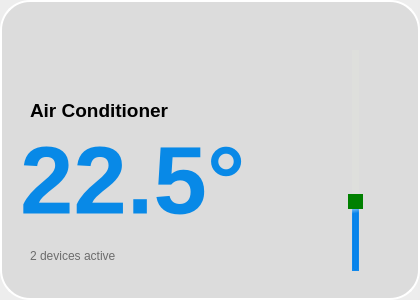
    <widget class="QFrame" name="frame_4">
     <property name="geometry">
      <rect>
       <x>420</x>
       <y>130</y>
       <width>420</width>
       <height>300</height>
      </rect>
     </property>
     <property name="styleSheet">
      <string notr="true">QFrame{
background-color: qlineargradient(spread:pad, x1:0.98, y1:0.471364, x2:1, y2:0.472, stop:1 rgba(0, 0, 0, 18));
border-style: outset;
border-color:#FFF;
border-width:2px;
border-radius:30px;

}</string>
     </property>
     <property name="frameShape">
      <enum>QFrame::StyledPanel</enum>
     </property>
     <property name="frameShadow">
      <enum>QFrame::Raised</enum>
     </property>
     <widget class="QLabel" name="label_3">
      <property name="geometry">
       <rect>
        <x>30</x>
        <y>90</y>
        <width>181</width>
        <height>41</height>
       </rect>
      </property>
      <property name="font">
       <font>
        <family>Segoe UI Historic</family>
        <pointsize>14</pointsize>
        <weight>99</weight>
        <italic>false</italic>
        <bold>true</bold>
       </font>
      </property>
      <property name="styleSheet">
       <string notr="true">background-color:none;
font: 75 14pt &quot;Segoe UI Historic&quot;;
border:none;
font-weight:800;
color: rgb(0, 0, 0);
</string>
      </property>
      <property name="text">
       <string>Air Conditioner</string>
      </property>
     </widget>
     <widget class="QFrame" name="frame_13">
      <property name="geometry">
       <rect>
        <x>20</x>
        <y>10</y>
        <width>61</width>
        <height>61</height>
       </rect>
      </property>
      <property name="styleSheet">
       <string notr="true">background-image: url(:/newPrefix/icon/icons8-fan-64.png);
background-color:none;
border:none;</string>
      </property>
      <property name="frameShape">
       <enum>QFrame::StyledPanel</enum>
      </property>
      <property name="frameShadow">
       <enum>QFrame::Raised</enum>
      </property>
     </widget>
     <widget class="QLabel" name="ariconditioner_label">
      <property name="geometry">
       <rect>
        <x>20</x>
        <y>130</y>
        <width>271</width>
        <height>101</height>
       </rect>
      </property>
      <property name="font">
       <font>
        <family>Segoe UI Historic</family>
        <pointsize>72</pointsize>
        <weight>99</weight>
        <italic>false</italic>
        <bold>true</bold>
       </font>
      </property>
      <property name="styleSheet">
       <string notr="true">color: qlineargradient(spread:pad, x1:1, y1:0, x2:1, y2:0, stop:1 rgba(8, 137, 231, 255));
border :none;
background-color:none;

font: 75 72pt &quot;Segoe UI Historic&quot;;
font-weight:900;</string>
      </property>
      <property name="text">
       <string>22.5°</string>
      </property>
     </widget>
     <widget class="QSlider" name="airconditione_slider">
      <property name="geometry">
       <rect>
        <x>330</x>
        <y>50</y>
        <width>51</width>
        <height>221</height>
       </rect>
      </property>
      <property name="styleSheet">
       <string notr="true">QSlider::groove:vertical {
    position: absolute; /* absolutely position 4px from the left and right of the widget. setting margins on the widget should work too... */
    left: 2px; right: 2px;
}

QSlider::handle:vertical {
    height: 10px;
    background: green;
    margin: 0 -4px; /* expand outside the groove */
}

QSlider::add-page:vertical {
   
	
	background-color: qlineargradient(spread:pad, x1:0.512, y1:1, x2:0.492478, y2:0, stop:0.835821 rgba(4, 131, 237, 240), stop:1 rgba(255, 255, 255, 255));
}

QSlider::sub-page:vertical {
    
	background-color: rgb(222, 223, 220);

}</string>
      </property>
      <property name="value">
       <number>30</number>
      </property>
      <property name="orientation">
       <enum>Qt::Vertical</enum>
      </property>
     </widget>
     <widget class="QLabel" name="airdevice">
      <property name="geometry">
       <rect>
        <x>30</x>
        <y>240</y>
        <width>251</width>
        <height>31</height>
       </rect>
      </property>
      <property name="styleSheet">
       <string notr="true">background-color:none;
font: 75 10pt &quot;Segoe UI Historic&quot;;
border:none;
color: rgb(108, 108, 108);</string>
      </property>
      <property name="text">
       <string>2 devices active</string>
      </property>
     </widget>
    </widget>
